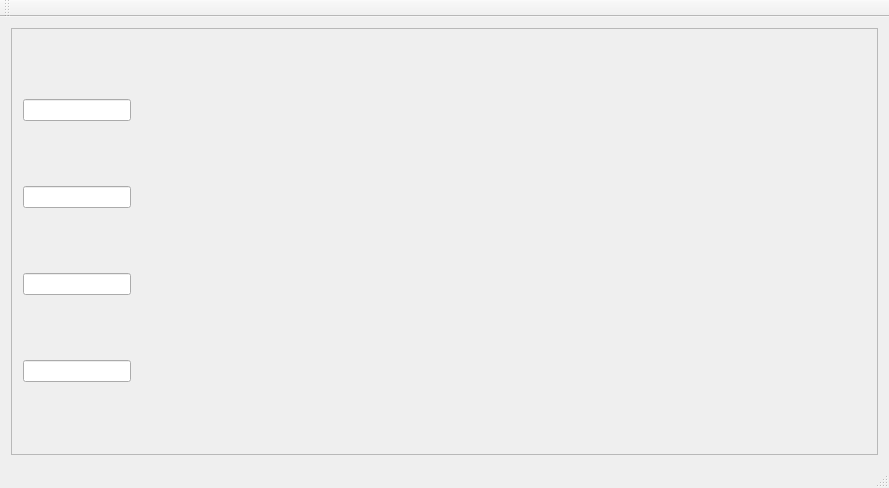
<?xml version="1.0" encoding="UTF-8"?>
<ui version="4.0">
 <class>MainWindowClass</class>
 <widget class="QMainWindow" name="MainWindowClass">
  <property name="geometry">
   <rect>
    <x>0</x>
    <y>0</y>
    <width>889</width>
    <height>488</height>
   </rect>
  </property>
  <property name="windowTitle">
   <string>MainWindow</string>
  </property>
  <widget class="QWidget" name="centralWidget">
   <layout class="QHBoxLayout" name="horizontalLayout">
    <item>
     <widget class="QFrame" name="frame_2">
      <property name="frameShape">
       <enum>QFrame::Shape::StyledPanel</enum>
      </property>
      <property name="frameShadow">
       <enum>QFrame::Shadow::Raised</enum>
      </property>
      <layout class="QVBoxLayout" name="verticalLayout">
       <item alignment="Qt::AlignmentFlag::AlignLeft">
        <widget class="QLineEdit" name="lineEdit_2"/>
       </item>
       <item alignment="Qt::AlignmentFlag::AlignLeft">
        <widget class="QLineEdit" name="lineEdit_3"/>
       </item>
       <item alignment="Qt::AlignmentFlag::AlignLeft">
        <widget class="QLineEdit" name="lineEdit"/>
       </item>
       <item alignment="Qt::AlignmentFlag::AlignLeft">
        <widget class="QLineEdit" name="lineEdit_4"/>
       </item>
      </layout>
     </widget>
    </item>
   </layout>
  </widget>
  <widget class="QMenuBar" name="menuBar">
   <property name="geometry">
    <rect>
     <x>0</x>
     <y>0</y>
     <width>889</width>
     <height>21</height>
    </rect>
   </property>
  </widget>
  <widget class="QToolBar" name="mainToolBar">
   <attribute name="toolBarArea">
    <enum>TopToolBarArea</enum>
   </attribute>
   <attribute name="toolBarBreak">
    <bool>false</bool>
   </attribute>
  </widget>
  <widget class="QStatusBar" name="statusBar"/>
 </widget>
 <layoutdefault spacing="6" margin="11"/>
 <resources>
  <include location="MainWindow.qrc"/>
 </resources>
 <connections/>
</ui>
